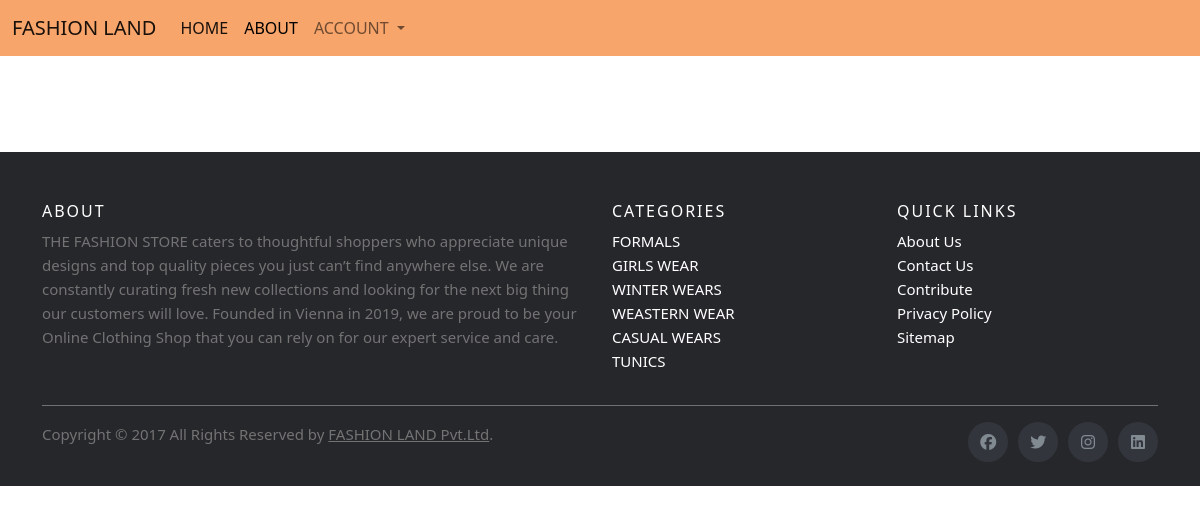
The app's page /card1/, older data.
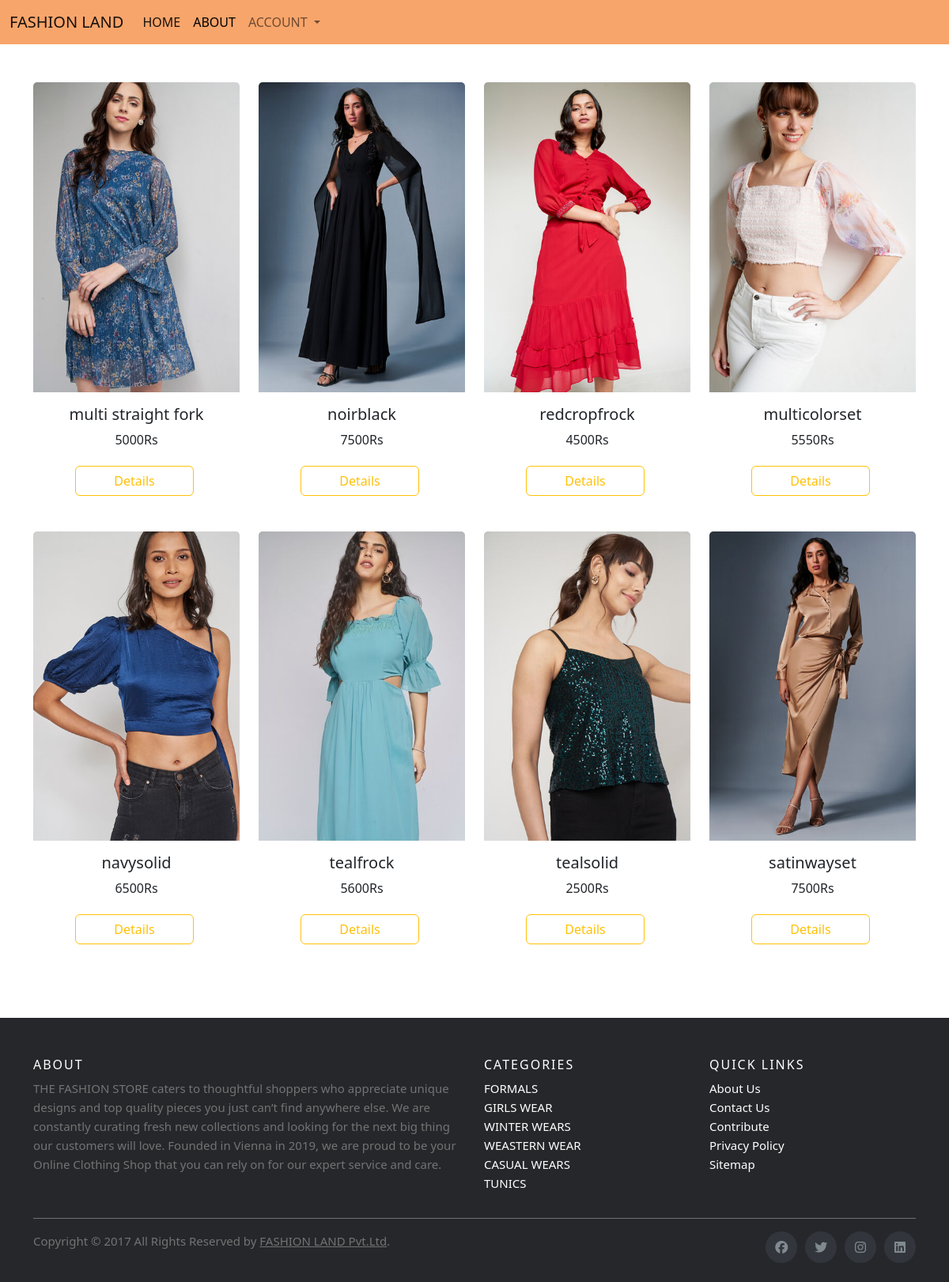
The same page, newer data.
### app1/models.py (models this page shows, shortened)
class Dress(models.Model):
    name=models.CharField(max_length=250)
    price=models.IntegerField()
    brand=models.CharField(max_length=250)
    img=models.ImageField(upload_to='gallery')
    material=models.CharField(max_length=250)
    type=models.CharField(max_length=250)
    colour=models.CharField(max_length=250)

### app1/views.py (the view)
# urls.py: path('card1/', views.card1,name="card1"),
def card1(request):
    content=Dress.objects.all()
    data={
        'result':content
    }
    return render(request,'card1.html',data)

### templates/card1.html (shortened to what this page needs)
<!doctype html>
<html lang="en">
  <head>
    <link href="https://cdn.jsdelivr.net/npm/bootstrap@5.2.3/dist/css/bootstrap.min.css" rel="stylesheet">
    <link rel="stylesheet" href="https://cdnjs.cloudflare.com/ajax/libs/font-awesome/6.4.2/css/all.min.css">
    <link rel="stylesheet" href="../static/css/style.css">
  </head>
  <body>
<nav class="navbar navbar-expand-lg"style="background-color: rgb(247, 165, 107);" >
  <div class="container-fluid">
    <a class="navbar-brand" href="#">FASHION LAND</a>
    <div class="collapse navbar-collapse" id="navbarSupportedContent">
      <ul class="navbar-nav me-auto mb-2 mb-lg-0">
        <li class="nav-item">
          <a class="nav-link active" aria-current="page" href="#">HOME</a>
        </li>
        <li class="nav-item">
          <a class="nav-link fs-" style="color: black;" href="{% url 'about' %}">ABOUT</a>
        </li>
        <li class="nav-item dropdown">
          <a class="nav-link dropdown-toggle" href="#" role="button" data-bs-toggle="dropdown" aria-expanded="false">
            ACCOUNT
          </a>
        </li>
      </ul>
    </div>
  </div>
</nav>
<div class="container mt-5">
    <div class="row">
      {% for i in result %}
        {% if i.brand == "blossom" %}
        <div class="col-lg-3 col-md-3 col-sm-6">
          <div class="card " style="width: 100%;">
            <div class="cd1 w-100 text-center">
              <img src="{{i.img.url}}" class="card-img-top w-100  text-center dimg" alt="...">
            </div>
              <div class="card-body text-center">
                <h5 class="card-title text-truncate" id="name" name="name">{{i.name}}</h5>
                <p class="card-text" name="price">{{i.price}}Rs</p>
                <div class=" text-center">
                <a href="{% url 'details' i.pk %}" class="btn btn-outline-warning px-5">Details</a>
                </div>
              </div>
            </div>
      </div>
        {% endif %}
      {% endfor %}
    </div>
  </div>
<footer class="site-footer mt-5">
    <div class="container">
      <div class="row">
        <div class="col-sm-12 col-md-6">
          <h6>About</h6>
          <p class="text-justify">THE FASHION STORE caters to thoughtful shoppers who appreciate unique designs and top quality pieces you just can’t find anywhere else. We are constantly curating fresh new collections and looking for the next big thing our customers will love. Founded in Vienna in 2019, we are proud to be your Online Clothing Shop that you can rely on for our expert service and care.</p>
        </div>
        <div class="col-xs-6 col-md-3">
          <h6>Categories</h6>
          <ul class="footer-links">
            <li><a href="http://scanfcode.com/category/c-language/">FORMALS</a></li>
            <li><a href="http://scanfcode.com/category/front-end-development/">GIRLS WEAR</a></li>
            <li><a href="http://scanfcode.com/category/back-end-development/">WINTER WEARS</a></li>
            <li><a href="http://scanfcode.com/category/java-programming-language/">WEASTERN WEAR</a></li>
            <li><a href="http://scanfcode.com/category/android/">CASUAL WEARS</a></li>
            <li><a href="http://scanfcode.com/category/templates/">TUNICS</a></li>
          </ul>
        </div>
        <div class="col-xs-6 col-md-3">
          <h6>Quick Links</h6>
          <ul class="footer-links">
            <li><a href="http://scanfcode.com/about/">About Us</a></li>
            <li><a href="http://scanfcode.com/contact/">Contact Us</a></li>
            <li><a href="http://scanfcode.com/contribute-at-scanfcode/">Contribute</a></li>
            <li><a href="http://scanfcode.com/privacy-policy/">Privacy Policy</a></li>
            <li><a href="http://scanfcode.com/sitemap/">Sitemap</a></li>
          </ul>
        </div>
      </div>
      <hr>
    </div>
    <div class="container">
      <div class="row">
        <div class="col-md-8 col-sm-6 col-xs-12">
          <p class="copyright-text">Copyright &copy; 2017 All Rights Reserved by
       <a href="#">FASHION LAND Pvt.Ltd</a>.
          </p>
        </div>
        <div class="col-md-4 col-sm-6 col-xs-12">
          <ul class="social-icons">
            <li><a class="facebook" href="#"><i class="fab fa-facebook"></i></a></li>
            <li><a class="twitter" href="#"><i class="fab fa-twitter"></i></a></li>
            <li><a class="instagram" href="#"><i class="fab fa-instagram"></i></a></li>
            <li><a class="linkedin" href="#"><i class="fab fa-linkedin"></i></a></li>
          </ul>
        </div>
      </div>
    </div>
  </footer>
    </body>
  </html>

### static/css/style.css (style rules this page uses)
.card { border: 0; }
.card-body a { margin:5px 5px 5px 0; }
.site-footer { background-color:#26272b; padding:45px 0 20px; font-size:15px; line-height:24px; color:#737373; }
.site-footer hr { border-top-color:#bbb; opacity:0.5 }
.site-footer h6 { color:#fff; font-size:16px; text-transform:uppercase; margin-top:5px; letter-spacing:2px }
.site-footer a { color:#737373; }
.footer-links { padding-left:0; list-style:none }
.footer-links li { display:block }
.footer-links a { color:#737373 }
.footer-links a { color: white; text-decoration:none; }
.site-footer .social-icons { text-align:right }
.site-footer .social-icons a { width:40px; height:40px; line-height:40px; margin-left:6px; margin-right:0; border-radius:100%; background-color:#33353d }
.copyright-text { margin:0 }
.social-icons { padding-left:0; margin-bottom:0; list-style:none }
.social-icons li { display:inline-block; margin-bottom:4px }
.social-icons a { background-color:#eceeef; color:#818a91; font-size:16px; display:inline-block; line-height:44px; width:44px; height:44px; text-align:center; margin-right:8px; border-radius:100%; -webkit-transition:all .2s linear; -o-transition:all .2s linear; transition:all .2s linear }
.navbar { background-color: #f5ac70; }

Row changes from the older to the newer data that the page shows:
added Dress: img (picture), name "multi straight fork", price "5000"
added Dress: img (picture), name "noirblack", price "7500"
added Dress: img (picture), name "redcropfrock", price "4500"
added Dress: img (picture), name "multicolorset", price "5550"
added Dress: img (picture), name "navysolid", price "6500"
added Dress: img (picture), name "tealfrock", price "5600"
added Dress: img (picture), name "tealsolid", price "2500"
added Dress: img (picture), name "satinwayset", price "7500"
